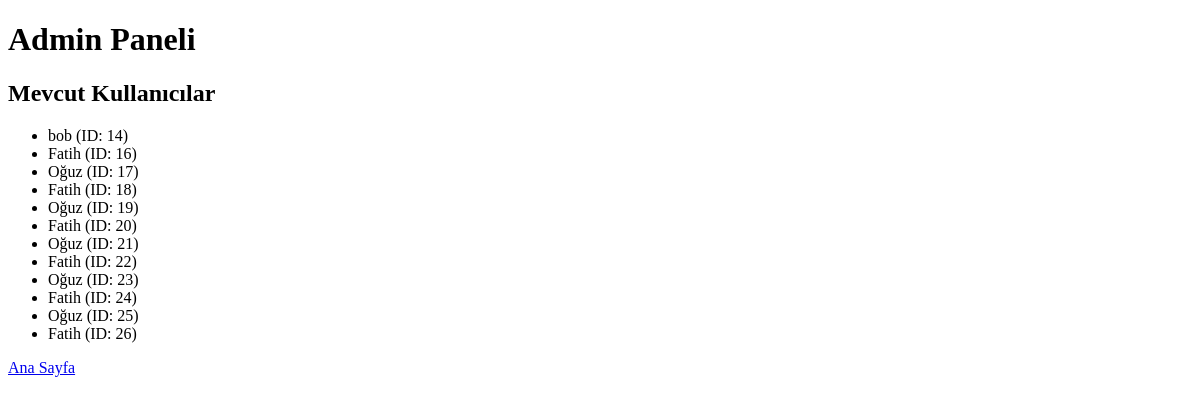
/admin, run on an earlier commit of the app's database.
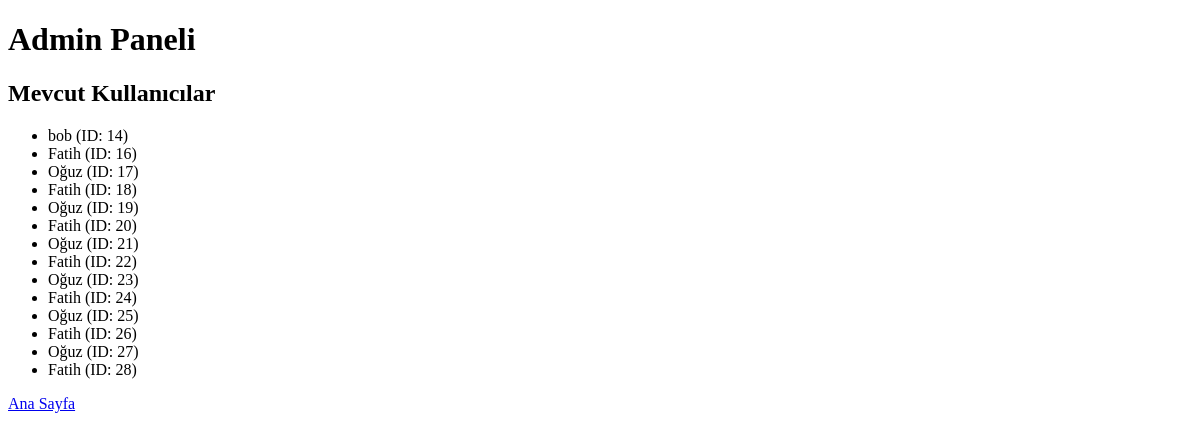
And on a later commit of the database.
### tables this page shows
CREATE TABLE users (id INTEGER PRIMARY KEY AUTOINCREMENT, username TEXT);

### app.py (the view)
@app.route('/admin', methods=["GET", "POST"])
def admin():
    conn = sqlite3.connect('users.db')
    c = conn.cursor()
    c.execute("SELECT * FROM users")
    users = c.fetchall()
    if request.method == "POST":
        user_id = request.form.get("user_id")
        c.execute("DELETE FROM users WHERE id=?", (user_id,))
        conn.commit()
    c.execute("SELECT * FROM users")
    users = c.fetchall()
    conn.close()
    return render_template("admin.html", users=users)

### templates/admin.html (shortened to what this page needs)
<!doctype html>
<html>
<head>
</head>
<body>
    <h1>Admin Paneli</h1>
    <h2>Mevcut Kullanıcılar</h2>
    <ul>
        {% for user in users %}
            <li>{{ user[1] }} (ID: {{ user[0] }})</li>
        {% endfor %}
    </ul>
    <a href="/">Ana Sayfa</a>
</body>
</html>

What changed in the data, as far as the page shows it:
added users: username "Oğuz", id "27"
added users: username "Fatih", id "28"
